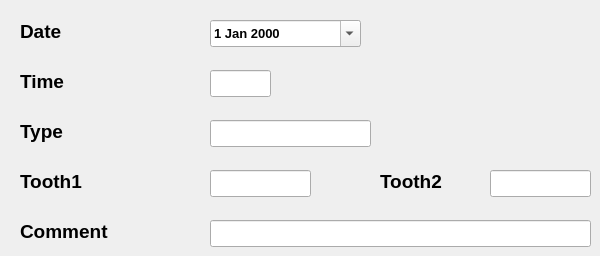
    <widget class="QWidget" name="tabMouthProblems">
     <attribute name="title">
      <string>Mouth</string>
     </attribute>
     <widget class="QLabel" name="lblMouthDate">
      <property name="geometry">
       <rect>
        <x>20</x>
        <y>20</y>
        <width>61</width>
        <height>23</height>
       </rect>
      </property>
      <property name="font">
       <font>
        <pointsize>14</pointsize>
        <bold>true</bold>
       </font>
      </property>
      <property name="text">
       <string>Date</string>
      </property>
     </widget>
     <widget class="QLabel" name="lblMouthTime">
      <property name="geometry">
       <rect>
        <x>20</x>
        <y>70</y>
        <width>61</width>
        <height>23</height>
       </rect>
      </property>
      <property name="font">
       <font>
        <pointsize>14</pointsize>
        <bold>true</bold>
       </font>
      </property>
      <property name="text">
       <string>Time</string>
      </property>
     </widget>
     <widget class="QLineEdit" name="txtMouthTime">
      <property name="geometry">
       <rect>
        <x>210</x>
        <y>70</y>
        <width>61</width>
        <height>27</height>
       </rect>
      </property>
      <property name="font">
       <font>
        <pointsize>12</pointsize>
        <bold>true</bold>
       </font>
      </property>
     </widget>
     <widget class="QLabel" name="lblMouthTypeOfProblem">
      <property name="geometry">
       <rect>
        <x>20</x>
        <y>120</y>
        <width>61</width>
        <height>23</height>
       </rect>
      </property>
      <property name="font">
       <font>
        <pointsize>14</pointsize>
        <bold>true</bold>
       </font>
      </property>
      <property name="text">
       <string>Type</string>
      </property>
     </widget>
     <widget class="QLineEdit" name="txtMouthTypeOfProblem">
      <property name="geometry">
       <rect>
        <x>210</x>
        <y>120</y>
        <width>161</width>
        <height>27</height>
       </rect>
      </property>
      <property name="font">
       <font>
        <pointsize>12</pointsize>
        <bold>true</bold>
       </font>
      </property>
     </widget>
     <widget class="QLabel" name="lblMouthTooth1">
      <property name="geometry">
       <rect>
        <x>20</x>
        <y>170</y>
        <width>71</width>
        <height>23</height>
       </rect>
      </property>
      <property name="font">
       <font>
        <pointsize>14</pointsize>
        <bold>true</bold>
       </font>
      </property>
      <property name="text">
       <string>Tooth1</string>
      </property>
     </widget>
     <widget class="QLineEdit" name="txtMouthTooth1">
      <property name="geometry">
       <rect>
        <x>210</x>
        <y>170</y>
        <width>101</width>
        <height>27</height>
       </rect>
      </property>
      <property name="font">
       <font>
        <pointsize>12</pointsize>
        <bold>true</bold>
       </font>
      </property>
     </widget>
     <widget class="QLabel" name="lblMouthTooth2">
      <property name="geometry">
       <rect>
        <x>380</x>
        <y>170</y>
        <width>71</width>
        <height>23</height>
       </rect>
      </property>
      <property name="font">
       <font>
        <pointsize>14</pointsize>
        <bold>true</bold>
       </font>
      </property>
      <property name="text">
       <string>Tooth2</string>
      </property>
     </widget>
     <widget class="QLineEdit" name="txtMouthTooth2">
      <property name="geometry">
       <rect>
        <x>490</x>
        <y>170</y>
        <width>101</width>
        <height>27</height>
       </rect>
      </property>
      <property name="font">
       <font>
        <pointsize>12</pointsize>
        <bold>true</bold>
       </font>
      </property>
     </widget>
     <widget class="QLabel" name="lblMouthComment">
      <property name="geometry">
       <rect>
        <x>20</x>
        <y>220</y>
        <width>101</width>
        <height>23</height>
       </rect>
      </property>
      <property name="font">
       <font>
        <pointsize>14</pointsize>
        <bold>true</bold>
       </font>
      </property>
      <property name="text">
       <string>Comment</string>
      </property>
     </widget>
     <widget class="QLineEdit" name="txtMouthComment">
      <property name="geometry">
       <rect>
        <x>210</x>
        <y>220</y>
        <width>381</width>
        <height>27</height>
       </rect>
      </property>
      <property name="font">
       <font>
        <pointsize>12</pointsize>
        <bold>true</bold>
       </font>
      </property>
     </widget>
     <widget class="QDateEdit" name="mouthDateEdit">
      <property name="geometry">
       <rect>
        <x>210</x>
        <y>20</y>
        <width>151</width>
        <height>27</height>
       </rect>
      </property>
      <property name="font">
       <font>
        <pointsize>10</pointsize>
        <bold>true</bold>
       </font>
      </property>
      <property name="buttonSymbols">
       <enum>QAbstractSpinBox::NoButtons</enum>
      </property>
      <property name="calendarPopup">
       <bool>true</bool>
      </property>
     </widget>
    </widget>
